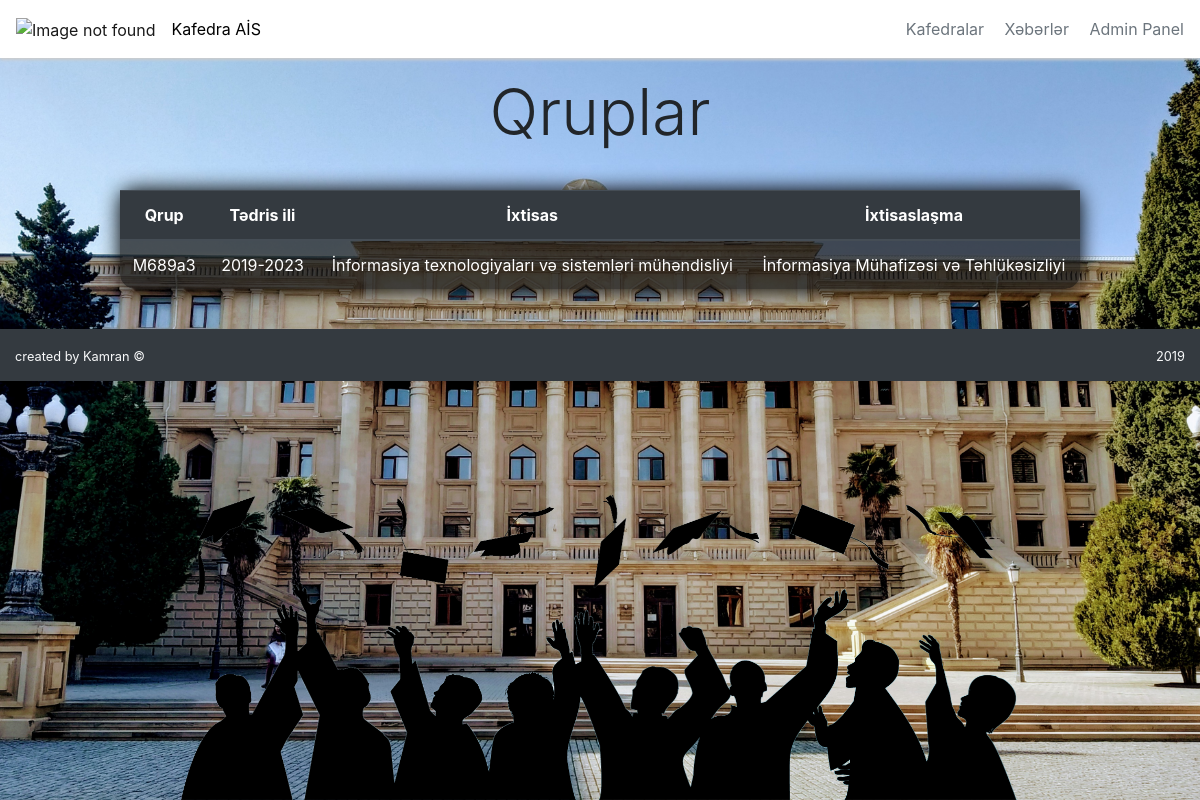
Page /chairs/1/3/groups on the committed database.
### individualworkapp/models.py (models this page shows, shortened)
class CGroup(models.Model):
    name = models.CharField(max_length=15)
    degree = models.ForeignKey(Degree, on_delete=models.CASCADE)
    ed_year = models.CharField(max_length=9)
    specialty = models.ForeignKey(Specialty, on_delete=models.CASCADE)
    specialization = models.ForeignKey(Specialization, on_delete=models.CASCADE, null=True, blank=True)

class Specialty(models.Model):
    def __str__(self):
        return self.name
    name = models.CharField(max_length=100)
    specialty_code = models.IntegerField(null=True)
    chair = models.ForeignKey(Chair, on_delete=models.CASCADE)
    degree = models.ForeignKey(Degree, on_delete=models.CASCADE)

class Specialization(models.Model):
    def __str__(self):
        return self.name
    name = models.CharField(max_length=200)
    specialty = models.ForeignKey(Specialty, on_delete=models.CASCADE)

### individualworkapp/views.py (the view)
# urls.py: path('chairs/<int:chair_id>/<int:specialty_id>/groups', views.list_of_groups, name='list_of_groups'),
def list_of_groups(request, chair_id, specialty_id):
    chairs = Chair.objects.all()
    if specialty_id:
        chair_id = get_object_or_404(Chair, id=chair_id)
        specialty_id = get_object_or_404(Specialty, id=specialty_id)
        groups = CGroup.objects.filter(specialty_id=specialty_id)
    context = {
        'groups': groups,
        'chairs': chairs,
        'chair_id': chair_id,
    }
    return render(request, 'groups.html', context)

### templates/groups.html
{% extends 'base.html' %}
{% block content %}
<h1 class="display-1 text-center mt-3 mb-3">Qruplar</h1>
    <table class="custom-table table table-dark table-striped table-hover">
        <thead class="thead-dark">
            <tr>
                <th>Qrup</th>
                <th>Tədris ili</th>
                <th>İxtisas</th>
                {% for group in groups %}
                <th class="{% if group.degree.id != 2 %} hide {% endif %}">İxtisaslaşma</th>
                {% endfor %}
            </tr>
        </thead>
        <tbody>
            {% for group in groups %}
            <tr>
                <td>{{ group.name }}</td>
                <td>{{ group.ed_year }}</td>
                <td>{{ group.specialty }}</td>
                <td class="{% if group.degree.id != 2 %} hide {% endif %}">{{ group.specialization }}</td>
            </tr>
            {% endfor %}
        </tbody>
    </table>
{% endblock %}

### static/css/style.css (style rules this page uses)
body { margin: 0; padding: 0; height: 100%; background: url('../images/aztu.jpg'); background-attachment: fixed; background-size: cover; background-repeat: no-repeat; background-position: top; }
.display-1 { font-size: 4em !important; }
.custom-table { width: 80%; text-align: center; margin: 40px auto; border-radius: 15px; background-color: rgb(0, 0, 0, .7); box-shadow: 0px 0px 20px 1px #000; }

### rows in the picture
CGroup: name "M689a3", ed_year "2019-2023", specialty "İnformasiya texnologiyaları və sistemləri mühəndisliyi", specialization "İnformasiya Mühafizəsi və Təhlükəsizliyi"
